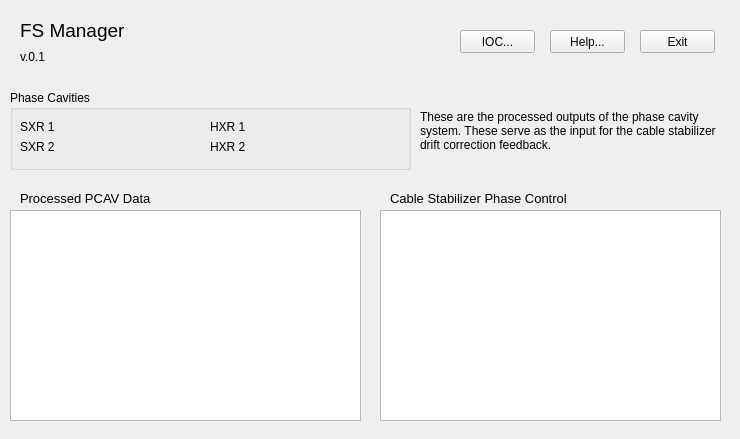
<?xml version="1.0" encoding="UTF-8"?>
<ui version="4.0">
 <class>Form</class>
 <widget class="QWidget" name="Form">
  <property name="geometry">
   <rect>
    <x>0</x>
    <y>0</y>
    <width>740</width>
    <height>439</height>
   </rect>
  </property>
  <property name="windowTitle">
   <string>Form</string>
  </property>
  <widget class="QPushButton" name="pushButton">
   <property name="geometry">
    <rect>
     <x>640</x>
     <y>30</y>
     <width>75</width>
     <height>23</height>
    </rect>
   </property>
   <property name="text">
    <string>Exit</string>
   </property>
  </widget>
  <widget class="QPushButton" name="pushButton_2">
   <property name="geometry">
    <rect>
     <x>550</x>
     <y>30</y>
     <width>75</width>
     <height>23</height>
    </rect>
   </property>
   <property name="text">
    <string>Help...</string>
   </property>
  </widget>
  <widget class="QPushButton" name="pushButton_3">
   <property name="geometry">
    <rect>
     <x>460</x>
     <y>30</y>
     <width>75</width>
     <height>23</height>
    </rect>
   </property>
   <property name="text">
    <string>IOC...</string>
   </property>
  </widget>
  <widget class="QLabel" name="label">
   <property name="geometry">
    <rect>
     <x>20</x>
     <y>20</y>
     <width>151</width>
     <height>21</height>
    </rect>
   </property>
   <property name="font">
    <font>
     <pointsize>14</pointsize>
    </font>
   </property>
   <property name="text">
    <string>FS Manager</string>
   </property>
  </widget>
  <widget class="QLabel" name="label_2">
   <property name="geometry">
    <rect>
     <x>20</x>
     <y>50</y>
     <width>47</width>
     <height>13</height>
    </rect>
   </property>
   <property name="text">
    <string>v.0.1</string>
   </property>
  </widget>
  <widget class="QGroupBox" name="groupBox">
   <property name="geometry">
    <rect>
     <x>10</x>
     <y>90</y>
     <width>401</width>
     <height>80</height>
    </rect>
   </property>
   <property name="title">
    <string>Phase Cavities</string>
   </property>
   <widget class="QLabel" name="label_3">
    <property name="geometry">
     <rect>
      <x>10</x>
      <y>30</y>
      <width>47</width>
      <height>13</height>
     </rect>
    </property>
    <property name="text">
     <string>SXR 1</string>
    </property>
   </widget>
   <widget class="QLabel" name="label_4">
    <property name="geometry">
     <rect>
      <x>10</x>
      <y>50</y>
      <width>47</width>
      <height>13</height>
     </rect>
    </property>
    <property name="text">
     <string>SXR 2</string>
    </property>
   </widget>
   <widget class="PyDMLabel" name="PyDMLabel_7">
    <property name="geometry">
     <rect>
      <x>80</x>
      <y>30</y>
      <width>52</width>
      <height>13</height>
     </rect>
    </property>
    <property name="toolTip">
     <string/>
    </property>
    <property name="channel" stdset="0">
     <string>ca://fsioc:pcav1PV</string>
    </property>
   </widget>
   <widget class="PyDMLabel" name="PyDMLabel_8">
    <property name="geometry">
     <rect>
      <x>80</x>
      <y>50</y>
      <width>52</width>
      <height>13</height>
     </rect>
    </property>
    <property name="toolTip">
     <string/>
    </property>
   </widget>
   <widget class="QLabel" name="label_5">
    <property name="geometry">
     <rect>
      <x>200</x>
      <y>30</y>
      <width>47</width>
      <height>13</height>
     </rect>
    </property>
    <property name="text">
     <string>HXR 1</string>
    </property>
   </widget>
   <widget class="QLabel" name="label_6">
    <property name="geometry">
     <rect>
      <x>200</x>
      <y>50</y>
      <width>47</width>
      <height>13</height>
     </rect>
    </property>
    <property name="text">
     <string>HXR 2</string>
    </property>
   </widget>
   <widget class="PyDMLabel" name="PyDMLabel_5">
    <property name="geometry">
     <rect>
      <x>260</x>
      <y>30</y>
      <width>52</width>
      <height>13</height>
     </rect>
    </property>
    <property name="toolTip">
     <string/>
    </property>
   </widget>
   <widget class="PyDMLabel" name="PyDMLabel_6">
    <property name="geometry">
     <rect>
      <x>260</x>
      <y>50</y>
      <width>52</width>
      <height>13</height>
     </rect>
    </property>
    <property name="toolTip">
     <string/>
    </property>
   </widget>
  </widget>
  <widget class="PyDMTimePlot" name="PyDMTimePlot">
   <property name="geometry">
    <rect>
     <x>10</x>
     <y>210</y>
     <width>351</width>
     <height>211</height>
    </rect>
   </property>
   <property name="toolTip">
    <string/>
   </property>
  </widget>
  <widget class="PyDMTimePlot" name="PyDMTimePlot_2">
   <property name="geometry">
    <rect>
     <x>380</x>
     <y>210</y>
     <width>341</width>
     <height>211</height>
    </rect>
   </property>
   <property name="toolTip">
    <string/>
   </property>
  </widget>
  <widget class="QLabel" name="label_7">
   <property name="geometry">
    <rect>
     <x>420</x>
     <y>90</y>
     <width>311</width>
     <height>81</height>
    </rect>
   </property>
   <property name="text">
    <string>These are the processed outputs of the phase cavity system. These serve as the input for the cable stabilizer drift correction feedback.</string>
   </property>
   <property name="wordWrap">
    <bool>true</bool>
   </property>
  </widget>
  <widget class="QLabel" name="label_8">
   <property name="geometry">
    <rect>
     <x>20</x>
     <y>190</y>
     <width>131</width>
     <height>16</height>
    </rect>
   </property>
   <property name="font">
    <font>
     <pointsize>10</pointsize>
    </font>
   </property>
   <property name="text">
    <string>Processed PCAV Data</string>
   </property>
  </widget>
  <widget class="QLabel" name="label_9">
   <property name="geometry">
    <rect>
     <x>390</x>
     <y>190</y>
     <width>181</width>
     <height>16</height>
    </rect>
   </property>
   <property name="font">
    <font>
     <pointsize>10</pointsize>
    </font>
   </property>
   <property name="text">
    <string>Cable Stabilizer Phase Control</string>
   </property>
  </widget>
 </widget>
 <customwidgets>
  <customwidget>
   <class>PyDMLabel</class>
   <extends>QLabel</extends>
   <header>pydm.widgets.label</header>
  </customwidget>
  <customwidget>
   <class>PyDMTimePlot</class>
   <extends>QGraphicsView</extends>
   <header>pydm.widgets.timeplot</header>
  </customwidget>
 </customwidgets>
 <resources/>
 <connections/>
</ui>
